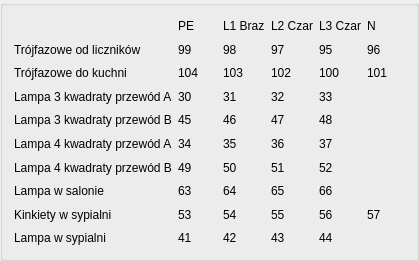
   <widget class="QGroupBox" name="groupBox_22">
    <property name="geometry">
     <rect>
      <x>1500</x>
      <y>580</y>
      <width>419</width>
      <height>261</height>
     </rect>
    </property>
    <property name="maximumSize">
     <size>
      <width>600</width>
      <height>350</height>
     </size>
    </property>
    <property name="title">
     <string/>
    </property>
    <layout class="QGridLayout" name="gridLayout_10">
     <item row="4" column="2">
      <widget class="QLabel" name="label_545">
       <property name="text">
        <string>Lampa 3 kwadraty przewód B</string>
       </property>
      </widget>
     </item>
     <item row="9" column="2">
      <widget class="QLabel" name="label_637">
       <property name="text">
        <string>Kinkiety w sypialni</string>
       </property>
      </widget>
     </item>
     <item row="0" column="7">
      <widget class="QLabel" name="label_633">
       <property name="text">
        <string>N</string>
       </property>
      </widget>
     </item>
     <item row="2" column="5">
      <widget class="QLabel" name="label_569">
       <property name="text">
        <string>102</string>
       </property>
      </widget>
     </item>
     <item row="8" column="3">
      <widget class="QLabel" name="label_364">
       <property name="text">
        <string>63</string>
       </property>
      </widget>
     </item>
     <item row="1" column="5">
      <widget class="QLabel" name="label_563">
       <property name="text">
        <string>97</string>
       </property>
      </widget>
     </item>
     <item row="0" column="4">
      <widget class="QLabel" name="label_630">
       <property name="text">
        <string>L1 Braz</string>
       </property>
      </widget>
     </item>
     <item row="5" column="2">
      <widget class="QLabel" name="label_551">
       <property name="text">
        <string>Lampa 4 kwadraty przewód A</string>
       </property>
      </widget>
     </item>
     <item row="2" column="2">
      <widget class="QLabel" name="label_566">
       <property name="text">
        <string>Trójfazowe do kuchni</string>
       </property>
      </widget>
     </item>
     <item row="1" column="2">
      <widget class="QLabel" name="label_560">
       <property name="text">
        <string>Trójfazowe od liczników</string>
       </property>
      </widget>
     </item>
     <item row="10" column="3">
      <widget class="QLabel" name="label_370">
       <property name="text">
        <string>41</string>
       </property>
      </widget>
     </item>
     <item row="8" column="2">
      <widget class="QLabel" name="label_636">
       <property name="text">
        <string>Lampa w salonie</string>
       </property>
      </widget>
     </item>
     <item row="2" column="4">
      <widget class="QLabel" name="label_568">
       <property name="text">
        <string>103</string>
       </property>
      </widget>
     </item>
     <item row="3" column="2">
      <widget class="QLabel" name="label_543">
       <property name="text">
        <string>Lampa 3 kwadraty przewód A</string>
       </property>
      </widget>
     </item>
     <item row="2" column="6">
      <widget class="QLabel" name="label_570">
       <property name="text">
        <string>100</string>
       </property>
      </widget>
     </item>
     <item row="10" column="2">
      <widget class="QLabel" name="label_641">
       <property name="text">
        <string>Lampa w sypialni</string>
       </property>
      </widget>
     </item>
     <item row="5" column="3">
      <widget class="QLabel" name="label_256">
       <property name="text">
        <string>34</string>
       </property>
      </widget>
     </item>
     <item row="0" column="6">
      <widget class="QLabel" name="label_632">
       <property name="text">
        <string>L3 Czar</string>
       </property>
      </widget>
     </item>
     <item row="3" column="3">
      <widget class="QLabel" name="label_70">
       <property name="text">
        <string>30</string>
       </property>
      </widget>
     </item>
     <item row="1" column="3">
      <widget class="QLabel" name="label_561">
       <property name="text">
        <string>99</string>
       </property>
      </widget>
     </item>
     <item row="2" column="7">
      <widget class="QLabel" name="label_571">
       <property name="text">
        <string>101</string>
       </property>
      </widget>
     </item>
     <item row="0" column="5">
      <widget class="QLabel" name="label_631">
       <property name="text">
        <string>L2 Czar</string>
       </property>
      </widget>
     </item>
     <item row="2" column="3">
      <widget class="QLabel" name="label_567">
       <property name="text">
        <string>104</string>
       </property>
      </widget>
     </item>
     <item row="6" column="3">
      <widget class="QLabel" name="label_253">
       <property name="text">
        <string>49</string>
       </property>
      </widget>
     </item>
     <item row="6" column="2">
      <widget class="QLabel" name="label_634">
       <property name="text">
        <string>Lampa 4 kwadraty przewód B</string>
       </property>
      </widget>
     </item>
     <item row="0" column="3">
      <widget class="QLabel" name="label_629">
       <property name="text">
        <string>PE</string>
       </property>
      </widget>
     </item>
     <item row="1" column="6">
      <widget class="QLabel" name="label_564">
       <property name="text">
        <string>95</string>
       </property>
      </widget>
     </item>
     <item row="1" column="4">
      <widget class="QLabel" name="label_562">
       <property name="text">
        <string>98</string>
       </property>
      </widget>
     </item>
     <item row="1" column="7">
      <widget class="QLabel" name="label_565">
       <property name="text">
        <string>96</string>
       </property>
      </widget>
     </item>
     <item row="4" column="3">
      <widget class="QLabel" name="label_250">
       <property name="text">
        <string>45</string>
       </property>
      </widget>
     </item>
     <item row="9" column="3">
      <widget class="QLabel" name="label_367">
       <property name="text">
        <string>53</string>
       </property>
      </widget>
     </item>
     <item row="9" column="7">
      <widget class="QLabel" name="label_383">
       <property name="text">
        <string>57</string>
       </property>
      </widget>
     </item>
     <item row="3" column="4">
      <widget class="QLabel" name="label_391">
       <property name="text">
        <string>31</string>
       </property>
      </widget>
     </item>
     <item row="3" column="5">
      <widget class="QLabel" name="label_393">
       <property name="text">
        <string>32</string>
       </property>
      </widget>
     </item>
     <item row="3" column="6">
      <widget class="QLabel" name="label_395">
       <property name="text">
        <string>33</string>
       </property>
      </widget>
     </item>
     <item row="4" column="4">
      <widget class="QLabel" name="label_397">
       <property name="text">
        <string>46</string>
       </property>
      </widget>
     </item>
     <item row="4" column="5">
      <widget class="QLabel" name="label_399">
       <property name="text">
        <string>47</string>
       </property>
      </widget>
     </item>
     <item row="4" column="6">
      <widget class="QLabel" name="label_401">
       <property name="text">
        <string>48</string>
       </property>
      </widget>
     </item>
     <item row="5" column="4">
      <widget class="QLabel" name="label_402">
       <property name="text">
        <string>35</string>
       </property>
      </widget>
     </item>
     <item row="5" column="5">
      <widget class="QLabel" name="label_404">
       <property name="text">
        <string>36</string>
       </property>
      </widget>
     </item>
     <item row="5" column="6">
      <widget class="QLabel" name="label_405">
       <property name="text">
        <string>37</string>
       </property>
      </widget>
     </item>
     <item row="6" column="4">
      <widget class="QLabel" name="label_406">
       <property name="text">
        <string>50</string>
       </property>
      </widget>
     </item>
     <item row="6" column="5">
      <widget class="QLabel" name="label_407">
       <property name="text">
        <string>51</string>
       </property>
      </widget>
     </item>
     <item row="6" column="6">
      <widget class="QLabel" name="label_408">
       <property name="text">
        <string>52</string>
       </property>
      </widget>
     </item>
     <item row="8" column="4">
      <widget class="QLabel" name="label_410">
       <property name="text">
        <string>64</string>
       </property>
      </widget>
     </item>
     <item row="8" column="5">
      <widget class="QLabel" name="label_411">
       <property name="text">
        <string>65</string>
       </property>
      </widget>
     </item>
     <item row="8" column="6">
      <widget class="QLabel" name="label_412">
       <property name="text">
        <string>66</string>
       </property>
      </widget>
     </item>
     <item row="9" column="4">
      <widget class="QLabel" name="label_413">
       <property name="text">
        <string>54</string>
       </property>
      </widget>
     </item>
     <item row="9" column="5">
      <widget class="QLabel" name="label_415">
       <property name="text">
        <string>55</string>
       </property>
      </widget>
     </item>
     <item row="9" column="6">
      <widget class="QLabel" name="label_416">
       <property name="text">
        <string>56</string>
       </property>
      </widget>
     </item>
     <item row="10" column="4">
      <widget class="QLabel" name="label_418">
       <property name="text">
        <string>42</string>
       </property>
      </widget>
     </item>
     <item row="10" column="5">
      <widget class="QLabel" name="label_420">
       <property name="text">
        <string>43</string>
       </property>
      </widget>
     </item>
     <item row="10" column="6">
      <widget class="QLabel" name="label_422">
       <property name="text">
        <string>44</string>
       </property>
      </widget>
     </item>
    </layout>
   </widget>
